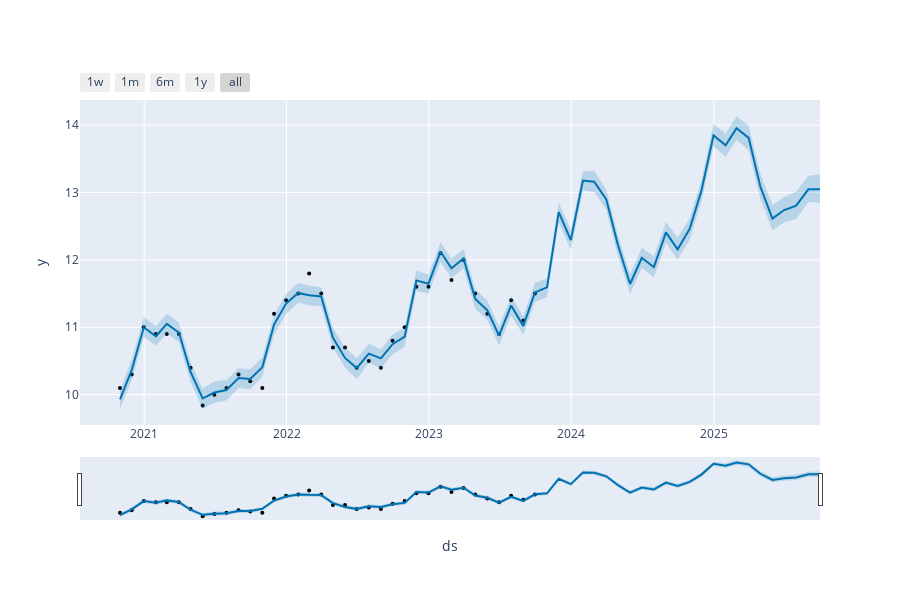

The notebook cell this image was saved under:
### Markdown cell above
### Interactive plot once we get rid of multiplicative seasonality + trend = forecast of future prices

### Code cell
from prophet.plot import plot_plotly, plot_components_plotly

plot_plotly(model, forecast)
